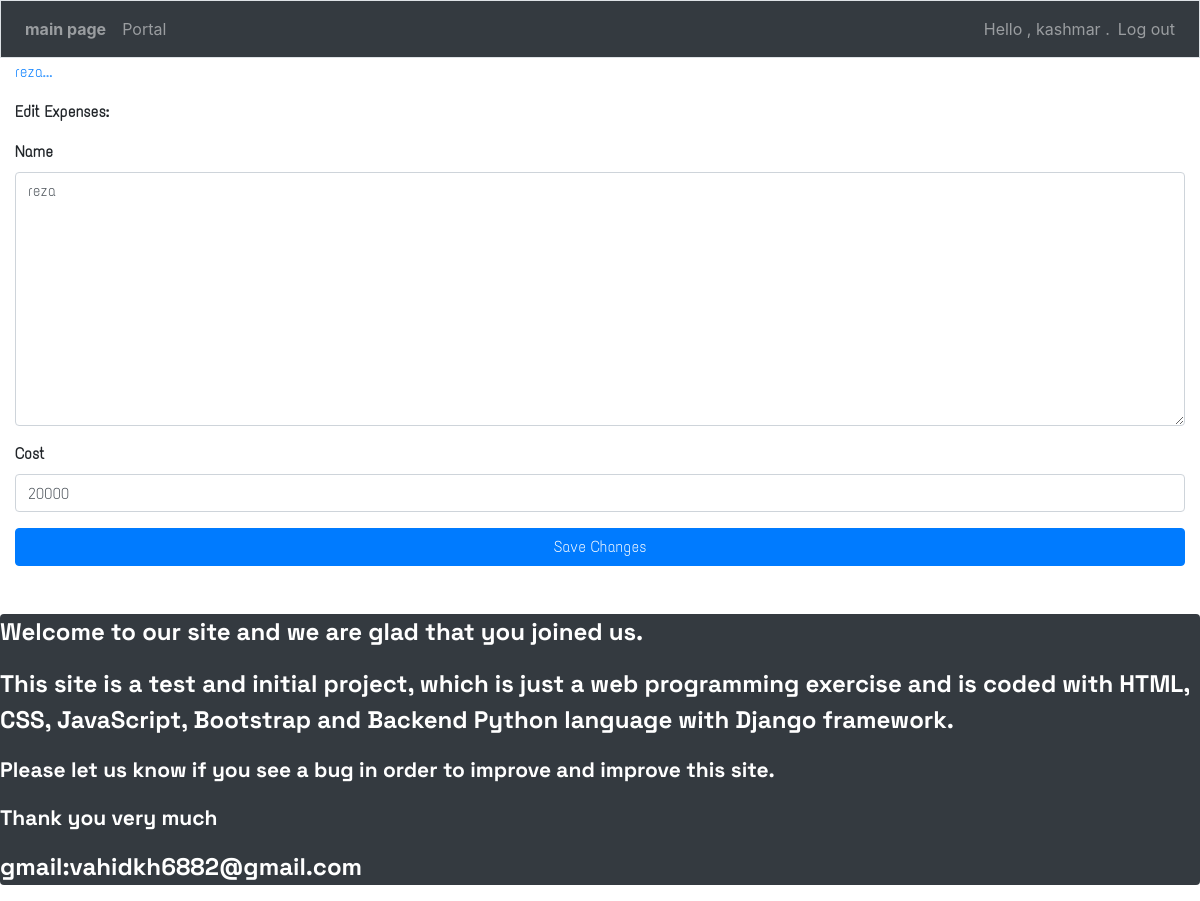
The page /edit_expenses/17/ (signed in) on the database its author committed.
### app1/models.py (models this page shows)
class Expenses(models.Model):
    person=models.ForeignKey(User, on_delete = models.CASCADE)
    name=models.TextField()
    cost=models.IntegerField()
    date_added = models.DateTimeField(auto_now_add=True)
    class Meta :
        verbose_name_plural='expenses'
    def __str__(self):
        return f"{self.name[:50]}..."

### app1/views.py (the view, shortened to what this page needs)
# urls.py: path('edit_expenses/<int:entry_id>/',views.edit_expenses,name='edit_expenses'),
@login_required
def edit_expenses(request,entry_id):
    persons=Person.objects.filter(captain=request.user)
    expenses=Expenses.objects.get(id=entry_id)
    number=Person.objects.filter(captain=request.user).count()
    if request.method != 'POST' :
        form = ExpensesForm(instance=expenses)
    context={'expenses':expenses,'form':form}
    return render(request,'app1/edit_expenses.html',context)

### app1/forms.py
class ExpensesForm(forms.ModelForm):
    class Meta :
        model=Expenses
        fields=['name','cost']
        labels={'text':''}
        widgets={'text':forms.Textarea(attrs={'cols':80})}

### app1/templates/app1/edit_expenses.html (shortened to what this page needs)
{% extends "app1/base.html" %}
{% load bootstrap4 %}
{% block content %}
<p><a href="{% url 'app1:expenses' %}" >{{expenses}}</a></p>
<p class="font-weight-bolder">Edit Expenses: </p>
<form action="{% url 'app1:edit_expenses' expenses.id %}" method="post" class="form font-weight-bolder">
    {% bootstrap_form form %}
    {% buttons %}
    <button class="btn btn-primary btn-block text-center" name="submit">Save Changes</button>
    {% endbuttons %}
</form>
{% endblock content %}

### app1/templates/app1/base.html (shortened to what this page needs)
{% load bootstrap4 %}
{% load static %}
<!doctype html>
<html lang="en">
   <head>
      <link rel="stylesheet" href="{% static 'style.css' %}" type="text/css">
      {% bootstrap_css %}
   </head>
   <body>
       <nav class="navbar navbar-expand-md navbar-dark bg-dark mb-1 border fixed-top">
         <ul class="navbar-nav">
            <li class="nav-item">
               <a class="nav-link font-weight-bold" href="{% url 'app1:index' %}">main page</a>
            </li>
         </ul>
         <div id="navbarCollapse" class="collapse navbar-collapse">
            <ul class="navbar-nav mr-auto">
               <li class="nav-item">
                  <a class="nav-link" href="{% url 'app1:person' %}">Portal</a>
               </li>
            </ul>
            <ul class="navbar-nav ml-auto">
               {% if user.is_authenticated %}
                  <li class="nav-item">
                     <span class="navbar-text">Hello , {{user.username}} .</span>
                  </li>
                  <li class="nav-item">
                     <a class="nav-link" href="{% url 'users:logout' %}">Log out</a>
                  </li>
               {% endif %}
            </ul>
         </div>
       </nav>
       <main role="main" class="container-fluid sizemax mt-5 mb-5" >
         <div class="pb-2 mb-1">
         </div>
         <div style="font-family:eng2;">
            {% block content %}{% endblock content %}
         </div>
       </main>
       <div class="bg-dark rounded text-white lead strong" style="font-family:eng5;font-size:2vw;bottom:0;">
         <p>Welcome to our site and we are glad that you joined us.</p>
         <p >This site is a test and initial project, which is just a web programming exercise and is coded with HTML,
             CSS, JavaScript, Bootstrap and Backend Python language with Django framework. </p>
         <p class="small">Please let us know if you see a bug in order to improve and improve this site.</p>
         <p class="small">Thank you very much</p>
         <p>gmail:vahidkh6882@gmail.com</p>
       </div>
   </body>
</html>

### rows shown on the page
Expenses: name "reza...", name "reza", cost "20000"

### other values the page prints
{{ user.username }} "kashmar"
